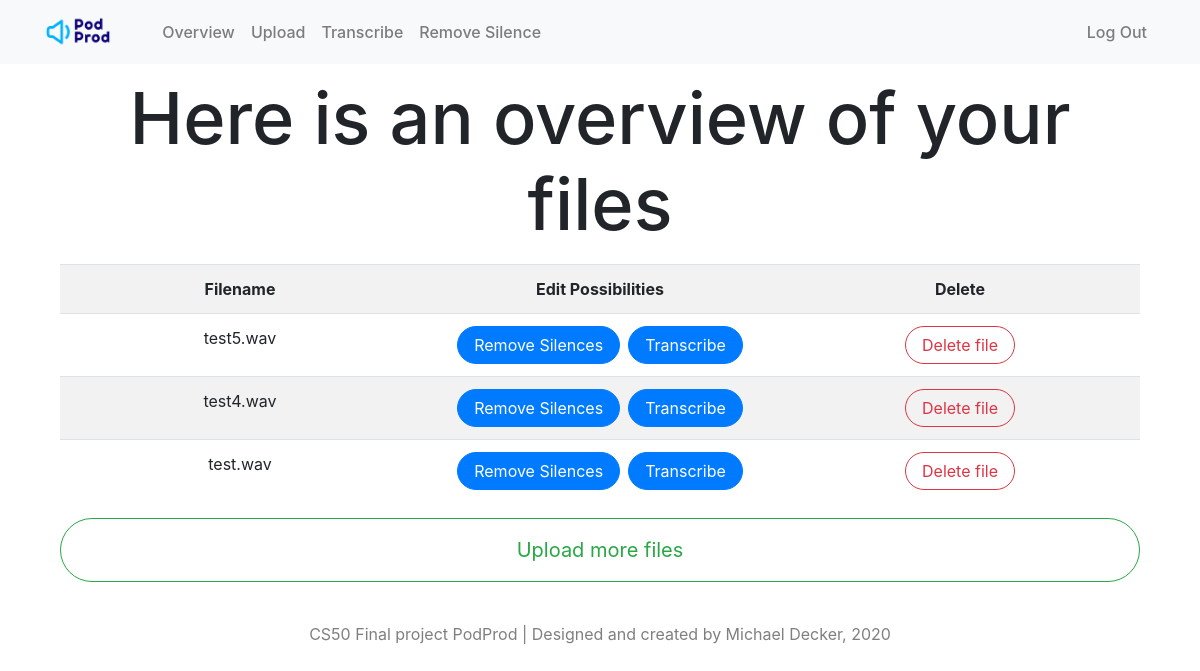
The page /overview (signed in) on the database as committed earlier.
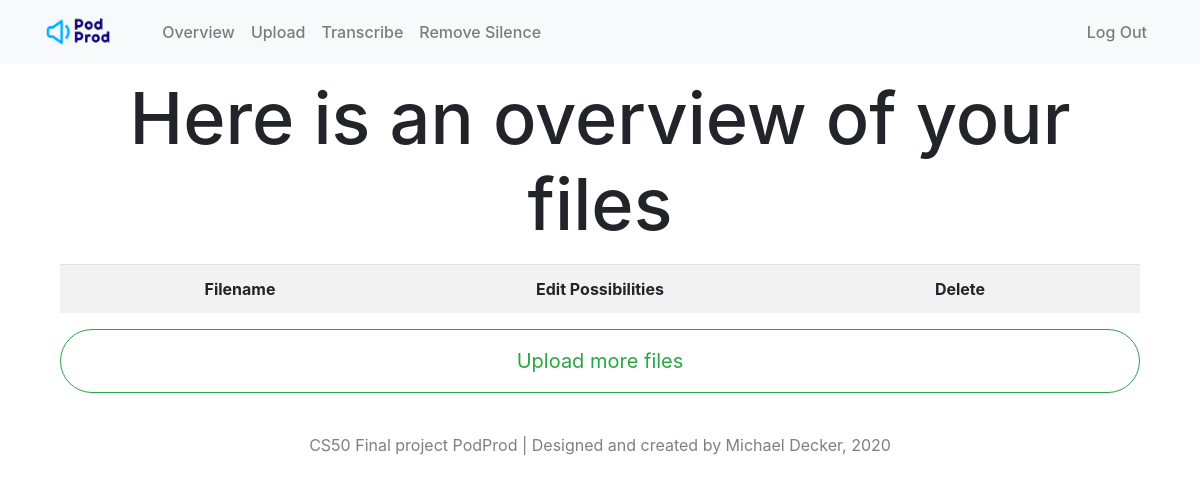
The same page on the database as committed later.
### tables this page shows
CREATE TABLE "uploads" (
	"upload_id"	INTEGER NOT NULL PRIMARY KEY AUTOINCREMENT UNIQUE,
	"user_id"	INTEGER NOT NULL,
	"upload_name"	TEXT NOT NULL,
	"transcribed"	INTEGER,
	"transcription"	TEXT,
	"cutted"	INTEGER
);

### app.py (the view)
@app.route("/overview", methods=["GET", "POST"])
@login_required
def overview():
	entries = []
	user_id = session["user_id"]
	rows = db.execute("SELECT upload_name FROM uploads WHERE (user_id=:user_id)", user_id=user_id)
	for i in rows:
		value = list(i.values())
		entries.append(value[0])
	if request.method == "POST":
		filename = request.form['filename']
		filepath = "uploads/" + filename
		os.remove(filepath)
		print("file deleted")
		os.remove("static/img/" + filename [:-4] + ".png")
		os.remove("static/img/" + filename [:-4] + "_new.png")
		rows = db.execute("DELETE FROM uploads WHERE (user_id=:user_id) AND (upload_name=:upload_name)", user_id=user_id, upload_name=filename)
		return redirect('/overview')
	else:
		return render_template('overview.html', entries=entries)

### app.py (called while the page is built)
@app.after_request
def after_request(response):
    response.headers["Cache-Control"] = "no-cache, no-store, must-revalidate"
    response.headers["Expires"] = 0
    response.headers["Pragma"] = "no-cache"
    return response

### helpers.py (called while the page is built)
def login_required(f):
    @wraps(f)
    def decorated_function(*args, **kwargs):
        if session.get("user_id") is None:
            return redirect("/login")
        return f(*args, **kwargs)
    return decorated_function

### templates/overview.html (shortened to what this page needs)
{% extends 'main_template.html' %}
{% block main %}
<div class="container">
    <h1>Here is an overview of your files</h1>
  	<table class="table table-striped">
  		<tr>
  			<th>Filename</th>
  			<th>Edit Possibilities</th>
  			<th>Delete</th>
  		</tr>
  	{% for result in entries %}
    	{% if ".wav" in result %}
	    	<tr>
	    		<td>{{ result }}</td>
	    		<td><a href="/remove-silence" class="btn btn-primary" style="margin-right: .5rem;">Remove Silences</a><a href="/transcribe" class="btn btn-primary">Transcribe</a></td>
	    		<td><form action="" method="POST"> <button type="submit" name="filename" class="btn btn-outline-danger" value={{ result }}>Delete file</button></form>
	    	</tr>
    	{% endif %}
	{% endfor %}
	</table>
	<a href="/upload" class="btn btn-outline-success btn-block btn-lg">Upload more files</a>
</div>
{% endblock %}

Rows that differ between the two databases and show on the page:
removed uploads: upload_name "test5.wav"
removed uploads: upload_name "test4.wav"
removed uploads: upload_name "test.wav"
